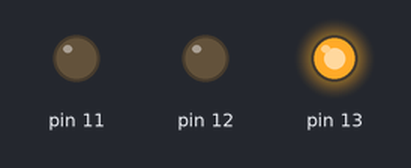
This sketch was run on a simulated Arduino Uno, built with avr-gcc and run on an emulated ATmega328P. Parts: output pins drawn as LEDs (lit = HIGH).

Above: at 0.2 s.
At 0.6 s:
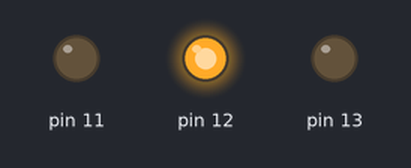
At 2.2 s:
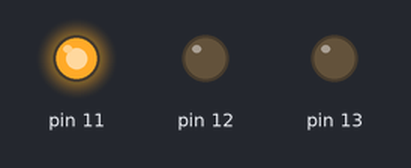
Timing chart, 0 to 3.0 s (numbered marks = the images above):
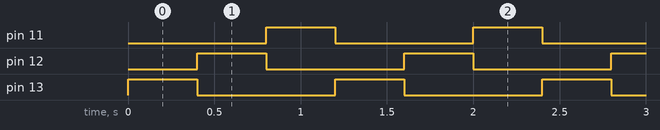

The sketch:

luzes_1.ino
```cpp
// Da série "Luzes" que criei para aprender e ensinar funções basicas do arduino: 1 de 6

void setup() {
  pinMode(13, OUTPUT);
  pinMode(12, OUTPUT);
  pinMode(11, OUTPUT);


}

void loop() {
  digitalWrite(13, HIGH);
  delay(400);
  digitalWrite(13, LOW);
  digitalWrite(12, HIGH);
  delay(400);
  digitalWrite(12, LOW);
  digitalWrite(11, HIGH);
  delay(400);
  digitalWrite(11, LOW);


}
```

Measured:
- by itself, pin 11–13: alternates HIGH for 0.40 s and LOW for 0.80 s
- by itself, everything shown: repeats every 1.2 s, in 4 steps
